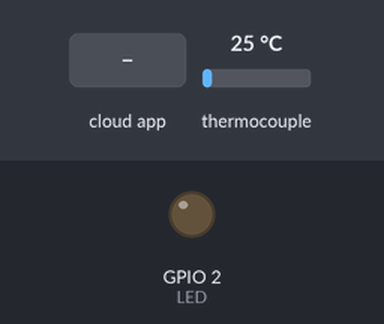
Recording of a sketch running on a simulated ESP32. On the bench: output pins drawn as LEDs (lit = HIGH). The inputs (shaded band) are chosen by the test bench; at power-on: thermocouple 25 °C. WiFi joins after 1.5 s; servers stay silent unless stated; the Firebase database answers and starts empty; what the sketch prints to the serial monitor is not drawn.

Above: at 5.0 s.
5.1 s: the phone or cloud app sets ikan to 1
At 7.9 s:
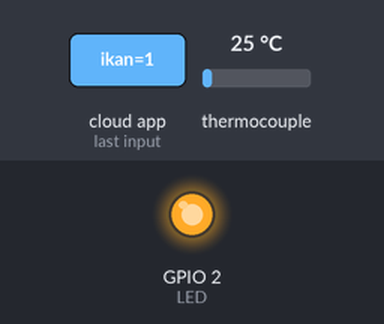
8.2 s: thermocouple set to 95 °C
11.0 s: thermocouple set to 103 °C
At 13.8 s:
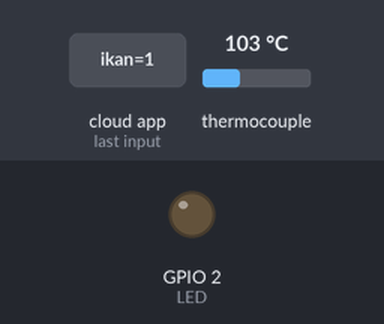
14.8 s: thermocouple set to 6 °C
At 17.1 s:
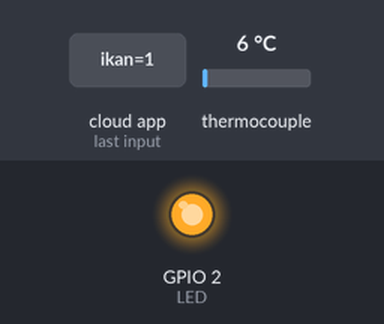
Timing chart, 0 to 18.6 s (numbered marks = the images above; inputs shaded):
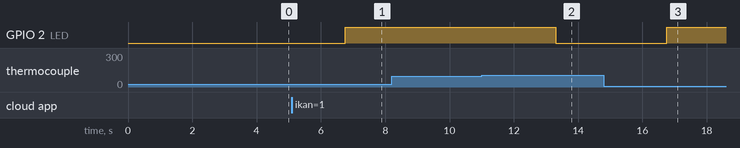

Measured:
- the behaviour switches between 100 and 101 °C on thermocouple (found by bisection; images 1 and 2)
- after the input at 5.1 s, GPIO 2 (LED): LOW → HIGH after 1.7 s
- after the input at 8.2 s, every drawn part: stays the same
- after the input at 11.0 s, GPIO 2 (LED): HIGH → LOW after 2.3 s
- after the input at 14.8 s, GPIO 2 (LED): LOW → HIGH after 2.0 s

The sketch:

ESP32-GFb.ino
```cpp
#include "max6675.h"
#include <WiFi.h>
#include <FirebaseESP32.h>
#define FIREBASE_HOST "INSERT_HOST"
#define FIREBASE_AUTH "INSERT_SECRET"
FirebaseData firebaseData;
#ifdef __cplusplus
extern "C" {
#endif
uint8_t temprature_sens_read();
#ifdef __cplusplus
}
#endif
uint8_t temprature_sens_read();
int thermoDO = 19;
int thermoCS = 23;
int thermoCLK = 5;
MAX6675 thermocouple(thermoCLK, thermoCS, thermoDO);
#define LED 2
int jenisikan=0;
float suhucelcius=0;
int reporterstop=0;
int heater=0;
unsigned long waktusekarang=0;
TaskHandle_t Task1;
TaskHandle_t Task2;

void setup() {
  Serial.begin(115200);
  pinMode(LED,OUTPUT);
  digitalWrite(LED,LOW);
  WiFi.disconnect();
  delay(1000);
  WiFi.begin("SSID","PASWOT");
  while ((!(WiFi.status() == WL_CONNECTED))){
    delay(300);
  }
  Serial.println((WiFi.localIP()));
  Firebase.begin(FIREBASE_HOST, FIREBASE_AUTH);
  Firebase.reconnectWiFi(true);
  Firebase.setInt(firebaseData, "/DATA/ikan", (0));
  Firebase.setInt(firebaseData, "/DATA/stop", (0));


xTaskCreatePinnedToCore(
                    Task1code,   /* Task function. */
                    "Task1",     /* name of task. */
                    10000,       /* Stack size of task */
                    NULL,        /* parameter of the task */
                    2,           /* priority of the task */
                    &Task1,      /* Task handle to keep track of created task */
                    0);          /* pin task to core 0 */
  delay(500);

xTaskCreatePinnedToCore(
                    Task2code,   /* Task function. */
                    "Task2",     /* name of task. */
                    10000,       /* Stack size of task */
                    NULL,        /* parameter of the task */
                    1,           /* priority of the task */
                    &Task2,      /* Task handle to keep track of created task */
                    1);          /* pin task to core 1 */
    delay(500);
}


//Task1code:
void Task1code( void * pvParameters ){
  for(;;){
    kirimFb();
    delay(3000);
  }
}

//Task2code:
void Task2code( void * pvParameters ){
  for(;;){
    pewaktu();
  }
}

void loop() {

}

void kirimFb(){
  int loopwhl=1;
  while(loopwhl>=0){
    Firebase.getInt(firebaseData, "/DATA/stop", (reporterstop));
    Serial.print(reporterstop);
    Serial.print(",");
    if (reporterstop==1){
      Firebase.setInt(firebaseData, "/DATA/stop", (0));
      Firebase.setInt(firebaseData, "/DATA/ikan", (0));
      ESP.restart();
    }
    else {
      break;
    }
  }
  suhucelcius=(thermocouple.readCelsius());
  Serial.print(suhucelcius);
  Serial.print(",");
  if ((Firebase.setFloat(firebaseData, "/DATA/temp", (suhucelcius))) == true) {
      Serial.print("sent-ok");
    } else {
      Serial.print("sent-er");
    }

  heater=digitalRead(2);
  if (heater==1){
    Firebase.setInt(firebaseData, "/DATA/heater", (1));
  }
  else{
    Firebase.setInt(firebaseData, "/DATA/heater", (0));
  }
  Serial.print(",");
  Serial.println(heater);
}

void pewaktu(){
  waktusekarang=millis();
  Firebase.getInt(firebaseData, "/DATA/ikan", (jenisikan));
  delay(1000);
  if (jenisikan==1){ //lele5400000(90menit)
        suhucelcius=(thermocouple.readCelsius());
        while(millis()<waktusekarang+5400000){
        if(suhucelcius>100){
          digitalWrite(2,LOW);}
        else{
          digitalWrite(2,HIGH);}
  }
  ESP.restart();
  }
  if (jenisikan==2){ //patin7200000(120menit)
        //Firebase.setInt(firebaseData, "/DATA/status", (1));
        suhucelcius=(thermocouple.readCelsius());
        while(millis()<waktusekarang+7200000){
        if(suhucelcius>100){
          digitalWrite(2,LOW);}
        else{
          digitalWrite(2,HIGH);}
  }
  ESP.restart();
  }
  if (jenisikan==3){ //nila3600000(60menit)
        suhucelcius=(thermocouple.readCelsius());
        while(millis()<waktusekarang+3600000){
        if(suhucelcius>100){
          digitalWrite(2,LOW);}
        else{
          digitalWrite(2,HIGH);}
  }
  ESP.restart();
  }

  else{
    digitalWrite(2,LOW);
  }
}
```
